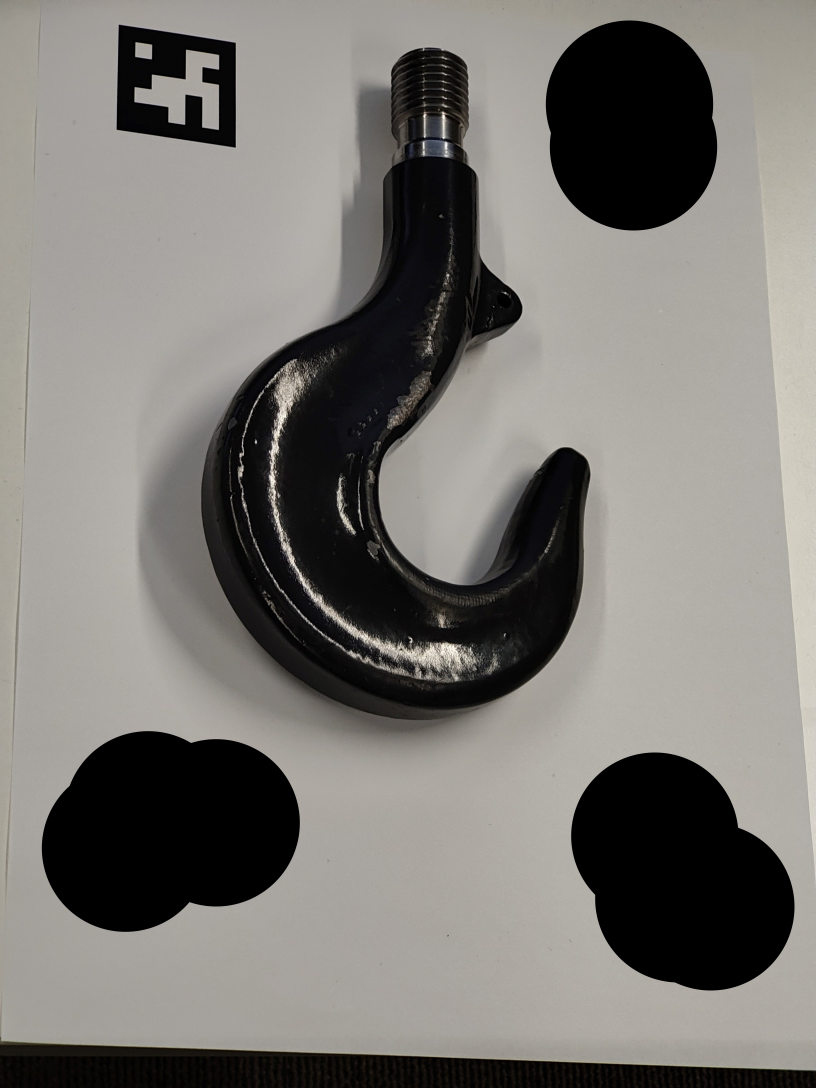
#> input picture main/hook_data/aruco_test2/1.jpg, 2448 x 3264 px (shown at 1/3 size); its folder holds only this picture in this run
$ python spyder_main_hook_copy.py
#> lines starting #> are read from the running program, lines starting #| are printed output that depends on the picture; after the words box and inside, x2 and y2 are one past the last pixel; in counts of white or black regions, pixels touching at a corner belong together
# -*- coding: utf-8 -*-
"""
Created on Tue Jun 20 17:41:14 2023

@author: nicko
"""

import cv2 as cv
import numpy as np
from matplotlib import pyplot as plt
import glob
import cv2.aruco as aruco


SCALING = 1
ARUCO_DICT = cv.aruco.DICT_5X5_50
aruco_scale = 46.0

# CMTX and DIST obtained from calibrator function
CMTX = np.array(
    [7415.916112463534, 0.0, 1210.8355378298197, 0.0, 7399.646184729046, 1624.6141260308648, 0.0, 0.0, 1.0],
    dtype='float32').reshape(3, 3)
DIST = np.array(
    [-0.40646631101635533, 24.397052120119906, 0.0016761726863413812, -0.0002671261331697189, -294.68776899111657],
    dtype='float32')

# NOTE: if you get error that cv2.aruco does not exist:
# pip uninstall opencv-python
# pip install opencv-contrib-python

aruco_edges1 = np.array([[0, 0, 0], [aruco_scale, 0, 0], [aruco_scale, aruco_scale, 0], [0, aruco_scale, 0]],
                        dtype='float32').reshape((4, 1, 3))

aruco_edges2 = np.array([[136.5 + aruco_scale, 0, 0], [136.5 + 2 * aruco_scale, 0, 0],
                         [136.5 + 2 * aruco_scale, aruco_scale, 0], [136.5 + aruco_scale, aruco_scale, 0]],
                        dtype='float32').reshape((4, 1, 3))

aruco_edges3 = np.array([[0, 293.2, 0], [aruco_scale, 293.2, 0], [aruco_scale, 293.2 + aruco_scale, 0],
                         [0, 293.2 + aruco_scale, 0]],
                        dtype='float32').reshape((4, 1, 3))

aruco_edges4 = np.array( [[136.5 + aruco_scale, 293.2, 0], [136.5 + 2 * aruco_scale, 293.2, 0],
                          [136.5 + 2 * aruco_scale, 293.2 + aruco_scale, 0],
                          [136.5 + aruco_scale, 293.2 + aruco_scale, 0]],dtype='float32').reshape((4, 1, 3))

aruco_edge_array = [aruco_edges1, aruco_edges2, aruco_edges3, aruco_edges4] #corners of aruco edges on paper


#takes 2D image points & returns the projected 2D image points (points), rotation vector (rvec),
    #and translation vector (tvec) if the pose estimation was successful.

# [39 lines left out: functions get_aruco_coords, contours_world, not called in this run]


def resize(img, scaling=0.4):
    width = int(img.shape[1] * scaling)
    height = int(img.shape[0] * scaling)
    dim = (width, height)
    return cv.resize(img, dim, interpolation=cv.INTER_AREA)


def contours(fn):
#> called with fn = 'main/hook_data/aruco_test2/1.jpg'
    img = cv.imread(fn, 0)
#> img: shape (3264, 2448); min 0, max 255, mean 120.3
    img = resize(img, scaling=SCALING)

    img = cv.GaussianBlur(img, (5, 5), 5)
    # img = cv.medianBlur(img,15)
    # img = cv.medianBlur(img,25)

    thresholded = cv.adaptiveThreshold(img, 255, cv.ADAPTIVE_THRESH_GAUSSIAN_C, cv.THRESH_BINARY, 21, 10)
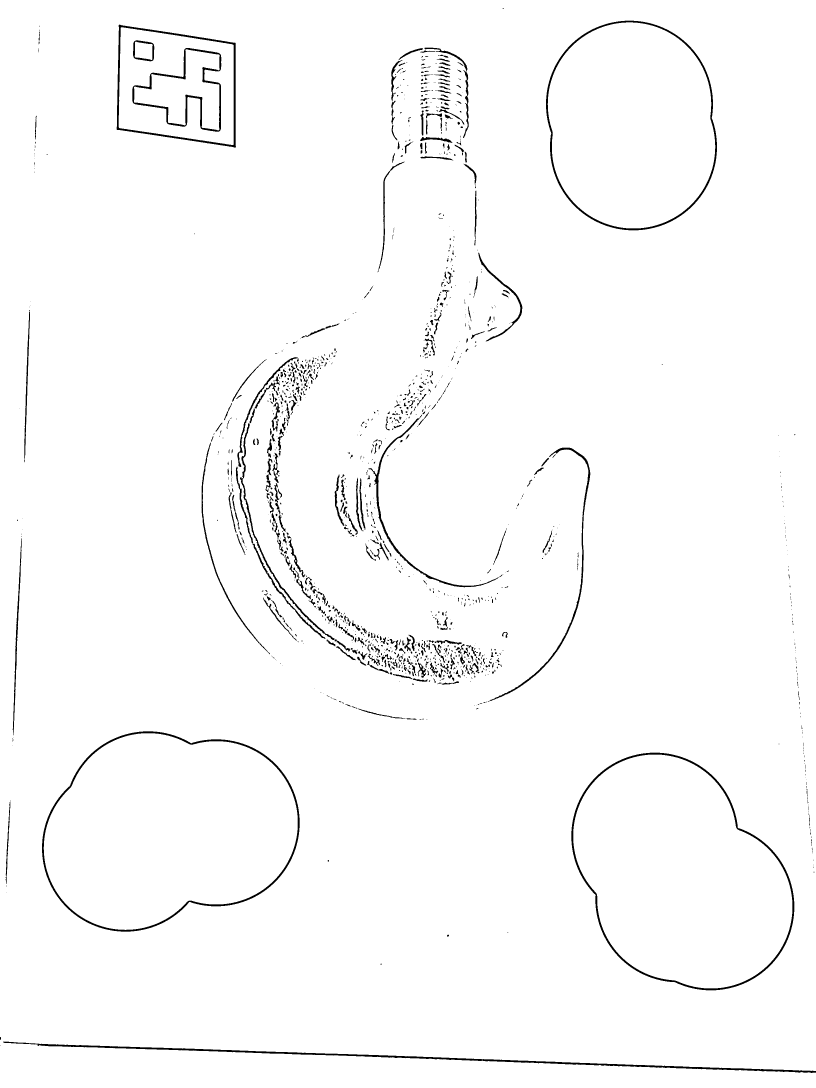
#> thresholded: shape (3264, 2448) (shown at 1/3 size); 98.2% white; 1367 black regions (852 under 20 px), largest, box (x1, y1, x2, y2) and area: (9, 3125, 2448, 3219) 13170, (126, 2194, 899, 2795) 12120, (1714, 2258, 2383, 2971) 12118
    ret, thresholded = cv.threshold(img, 130, 255, cv.THRESH_BINARY)
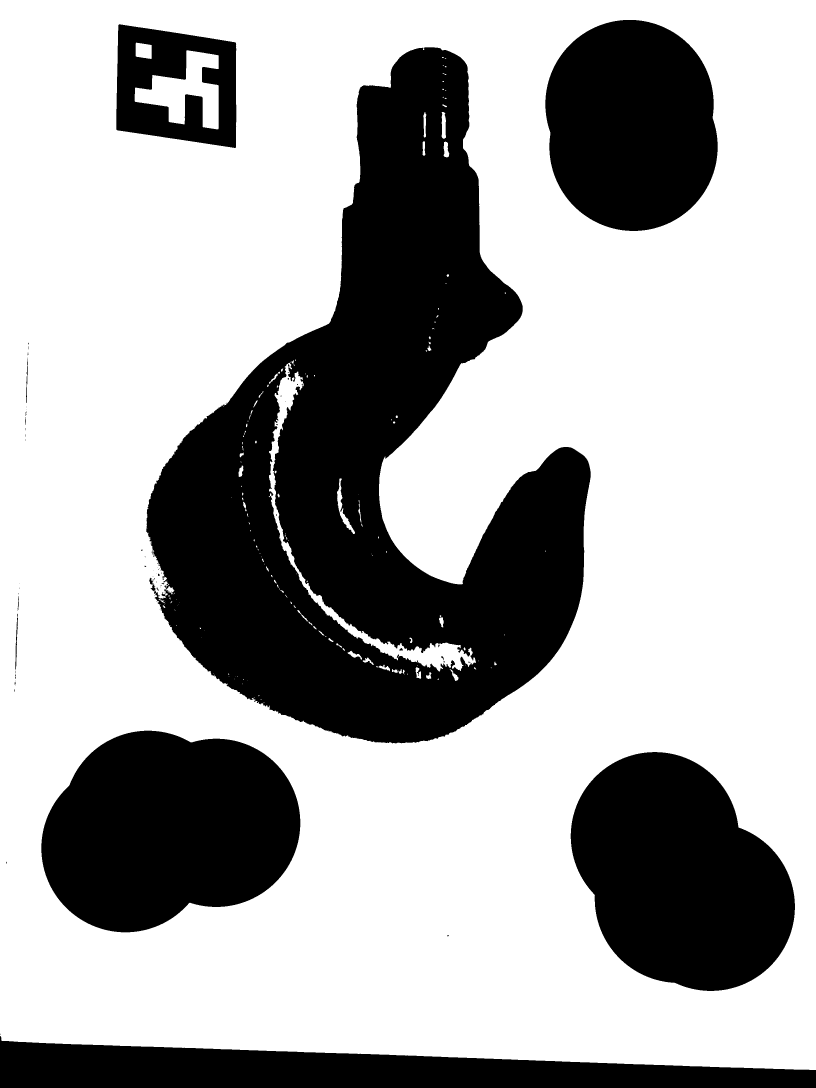
#> thresholded: shape (3264, 2448) (shown at 1/3 size); 67% white; 98 black regions (80 under 20 px), largest, box (x1, y1, x2, y2) and area: (438, 142, 1772, 2230) 1344467, (124, 2192, 901, 2797) 358825, (1712, 2256, 2385, 2973) 346721

    # Inversion needed for contour detection to work (detect contours from zero background)
    thresholded = cv.bitwise_not(thresholded)
#> thresholded: shape (3264, 2448); 33% white; 98 white regions (80 under 20 px)

    contours, hierarchy = cv.findContours(image=thresholded, mode=cv.RETR_EXTERNAL, method=cv.CHAIN_APPROX_NONE)
#> contours = 82 contours, 72 with area under 20; largest, box (x1, y1, x2, y2) and area: (438, 142, 1772, 2230) 1383055, (124, 2192, 901, 2797) 357824, (1712, 2256, 2385, 2973) 345742, (1636, 60, 2153, 693) 263468, (0, 3108, 2448, 3264) 233530

    # get largest contour only
    contours = [max(contours, key=cv.contourArea)]
#> contours = 1 contour; box (x1, y1, x2, y2) and area: (438, 142, 1772, 2230) 1383055

    coords = list(zip((list(contours[0][:, 0][:, 0])), (list(contours[0][:, 0][:, 1]))))
#> coords = 6984 pairs, first value 438 to 1771, second value 142 to 2229
    # print(list(coords)[::10])
    return coords

    contour_img = img.copy()
    cv.drawContours(image=contour_img,
                    contours=contours,
                    contourIdx=-1,
                    color=(0, 255, 0),
                    thickness=2,
                    lineType=cv.LINE_AA)

    blank_image = np.zeros((img.shape[0], img.shape[1], 1), np.uint8)
    blank_image.fill(255)

    only_contours = cv.drawContours(image=blank_image,
                                    contours=contours,
                                    contourIdx=-1,
                                    color=(0, 255, 0),
                                    thickness=2,
                                    lineType=cv.LINE_AA)

    images = [img, thresholded, contour_img, only_contours]
    titles = ['Original Image', 'Thresholded inverse', 'Contours on image', 'Contours']

    fig = plt.figure()

    for i in range(len(images)):
        plt.subplot(2, 2, i + 1), plt.imshow(images[i], 'gray')
        plt.title(titles[i])
        plt.xticks([]), plt.yticks([])

    plt.show()
    # plt.draw()
    # plt.waitforbuttonpress(0)
    # plt.close(fig)


# [29 lines left out: function main, not called in this run]


def test_multi_aruco(index):
    fns = glob.glob('C:/Users/nicko/PycharmProjects/pythonProject2/main/hook_data/aruco_test3/1*')
    fns += glob.glob('C:/Users/nicko/PycharmProjects/pythonProject2/main/hook_data/aruco_test2/1*')
    fns += glob.glob('C:/Users/nicko/PycharmProjects/pythonProject2/main/hook_data/aruco_test1/1*')
    fns += glob.glob('C:/Users/nicko/PycharmProjects/pythonProject2/main/hook_data/aruco_test1/2*')
    fns.sort()

    fn = fns[index]
    aruco_edges = aruco_edge_array[index]
    contour_points = contours(fn)[::200]
#> contour_points = 35 pairs, first value 442 to 1753, second value 142 to 2225

    img = cv.imread(fn)
#> img is the input picture: shape (3264, 2448, 3); mean B, G, R 115.8, 120.1, 122.7
    img = resize(img, scaling=SCALING)
    gray_img = cv.cvtColor(img, cv.COLOR_BGR2GRAY)
    arucoDict = cv.aruco.getPredefinedDictionary(ARUCO_DICT)
    arucoParams = cv.aruco.DetectorParameters()
    detector = cv.aruco.ArucoDetector(arucoDict, arucoParams)

    corners, ids, rejected_img_points = detector.detectMarkers(img)
#> corners = ([[356, 74], [707, 129], [707, 442], [350, 389]],); ids = [9]; rejected_img_points = ([[397, 120], [460, 124], [465, 181], [400, 179]], [[1351, 3192], [1354, 3231], [1350, 3242], [1345, 3196]], [[1100, 3179], [1104, 3186], [1105, 3226], [1099, 3216]])
    img = cv.cvtColor(gray_img, cv.COLOR_GRAY2RGB)
    ret, rvec, tvec = cv.solvePnP(aruco_edges, corners[0], CMTX, DIST)
#> ret = True; rvec = [-0.367, -0.333, 0.0351]; tvec = [-108.3, -197.1, 941.7]

    rmat = cv.Rodrigues(rvec)[0]
#> rmat = [[0.945, 0.0262, -0.326], [0.0936, 0.933, 0.347], [0.313, -0.358, 0.88]]
    cameraPosition = np.array(-np.matrix(rmat).T * np.matrix(tvec))
#> cameraPosition = [-174, 523.9, -795.4]
    # [6 lines of commented-out code are left out]

    H = CMTX @ np.column_stack((rmat[:, 0], rmat[:, 1], tvec[:, 0]))
#> H = [[7387.9, -239.1, 336982.4], [1201, 6324.9, 71465.4], [0.313, -0.358, 941.7]]
    image_points_in_world = [(H @ np.array([i[0], i[1], 1]) / 1) for i in contour_points]
#> image_points_in_world = 35 items, first 6: [9715207, 2499623, 1289.8], [8770889.8, 3097042.6, 1208.7], [8163068.1, 3838255, 1137], [8035409.3, 5052075.6, 1064.1], [7724726.9, 6191597.9, 985.9], [7374235.4, 7401014.2, 901.8]

    return cameraPosition, image_points_in_world


if __name__ == "__main__":

    fig = plt.figure()
    ax = fig.add_subplot(projection='3d')

    colors = ["red", "green", "blue", "orange"]
    for i in range(4):
        cameraPosition, image_points_in_world = test_multi_aruco(i)
#> cameraPosition = [-174, 523.9, -795.4]
        ax.scatter(*cameraPosition[:, 0])
        for ip in image_points_in_world:
            ax.scatter(*ip, marker=".", color=colors[i])
#> this loop made 35 passes
#> ip on passes 1 to 12: [9715207, 2499623, 1289.8], [8770889.8, 3097042.6, 1208.7], [8163068.1, 3838255, 1137], [8035409.3, 5052075.6, 1064.1], [7724726.9, 6191597.9, 985.9], [7374235.4, 7401014.2, 901.8], [5876782.5, 7883062.3, 798.7], [4693875.2, 8696248.3, 693.6], [3783628, 9375571.6, 609.8], [3232492.9, 10386913.6, 526.3], [3429712.9, 11265355.4, 488.4], [3749468.9, 11851891.3, 472.7]
#> (the run stopped early here; a loop or call above may not have finished)
